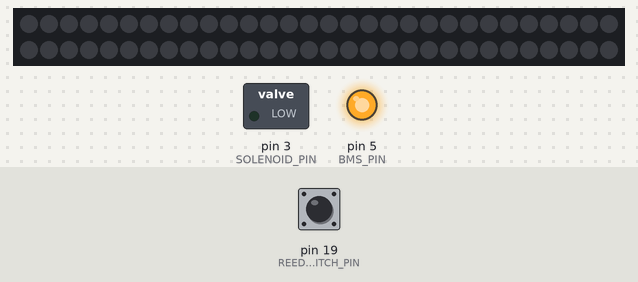
Simulated run of this sketch. Board: Arduino Nano, built with avr-gcc and run on an emulated ATmega328P. Parts: 60 RGB LEDs in strip order, left to right, continuing on the next row, switched loads named in the sketch (green lamp = pin HIGH), output pins drawn as LEDs (lit = HIGH). The test bench sets the inputs (shaded band); at power-on: pin 19 (REED_SWITCH_PIN) HIGH. Pins used as bus, display or sensor lines are not drawn; what the sketch prints to the serial monitor is not drawn.

Above: at 0.1 s.
At 2.6 s:
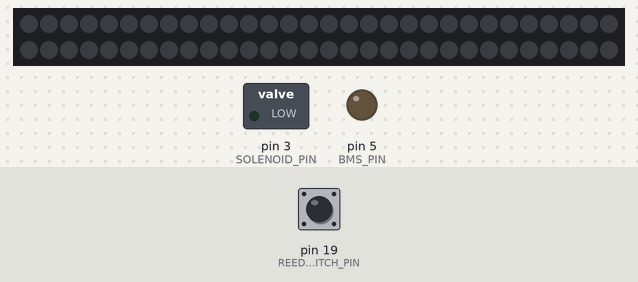
Timing chart, 0 to 4.1 s (numbered marks = the images above):
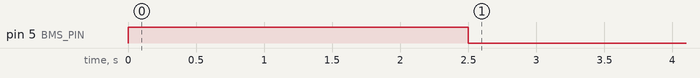

The sketch:

CAN_arduino_nano.ino
```cpp
// ------ IMPORTATION OF LIBRARIES ------
#include <SPI.h>
#include <mcp2515.h>
#include <Adafruit_NeoPixel.h>

// MCP2515 ARDUINO NANO CONNECTIONS
// VCC → 5v
// GND → GND
// CS (battery) → D10
// CS (network) → D9
// SO → D12
// SI → D11
// SCK → D13
// INT → D2


typedef struct
{
  uint8_t data[11][8];
  const uint32_t CAN_IDS[11] = {2550245121, 2550310657, 2550376193, 2550441729, 2550507265,
                                2550572801, 2550638337, 2550703873, 2550769409, 2550834945, 2550900481};


} Battery;


//--------- MAIN MODULE VARS -----------
/*
 MODULE_NUM : Number assigned to the current module.

 COMMON_ID : Raspberry Pi ID. From it, all other module IDs are constructed. Also, it carries
             all instructions from the Raspberry Pi.

 MODULE_ID : ID of current module. It is used to send the data in the 'module_state' vector
             over the global CAN network.

 module_state[0] : Pack voltage       (RESOLVING POWER: 0.196 V/bit,   OFFSET: 0V,  VALUE RANGE: 0-50V)
 module_state[1] : Pack current       (RESOLVING POWER: 0.0784 A/bit,  OFFSET: 0A,  VALUE RANGE: 0-20A)
 module_state[2] : SOC                (RESOLVING POWER: 1 %/bit,       OFFSET: 0%,  VALUE RANGE: 0-100%)
 module_state[3] : Num. Faults        (VALUE RANGE: 0-29)
 module_state[4] : BMS state          (0 : ON,   1 : OFF)
 module_state[5] : Solenoid state     (0 : OFF,  1 : ON)
 module_state[6] : Reed-Switch state  (0 : OPEN, 1 : CLOSED)
 module_state[7] : LED-strip state    (0 : OFF,  1 : RED,  2 : GREED,  3 : BLUE,  4 : PURPLE)
*/
const uint8_t MODULE_NUM = 1;
const uint32_t COMMON_ID = 2550245121;
const uint32_t MODULE_ID = COMMON_ID - MODULE_NUM;
uint8_t module_state[8] = {0,0,0,0,0,0,0,0};


// (0)--------- AUXILIARY FUNCS -----------(0)
/*
 combineBytes: Combine bytes using little endian ordering,
               where 'byte0' is the least significant byte.
*/

int combineBytes(uint8_t byte0, uint8_t byte1)
{
  uint16_t combinedValue = byte0 | (byte1 << 8);
  return int(combinedValue);
}


// (1) ---------- BATTERY MANAGMENT SYSTEM (BMS) : VARS AND FUNCS ----------- (1)
/*
 BMS_PIN : Arduino pin in charge of the BMS control signal.

 set_battery_bms_state: Activates or deactivates the battery BMS on command
                        and updates the module_state[4] variable,
                        which is the variable corresponding to battery BMS
                        state.
*/

const int BMS_PIN = 5;
void set_battery_bms_state(uint8_t state)
{
  digitalWrite(BMS_PIN, state);
  module_state[4] = state;
}


// (2) ---------- SOLENOID: VARS AND FUNCS ----------- (2)
/*
 SOLENOID_PIN : Arduino pin in charge of the solenoid control signal.

 set_solenoid_state: Activates or deactivates the solenoid in order to
                     lock or unlock the battery from station. It also
                     updates the module_state[5] variable, which is the
                     variable corresponding to battery solenoid state.
*/


const int SOLENOID_PIN = 3;
void set_solenoid_state(uint8_t state)
{
  if(state == 0){
  digitalWrite(SOLENOID_PIN, 0);
  module_state[5] = 0;

  }else if(state == 1){
  analogWrite(SOLENOID_PIN, 130);
  module_state[5] = 1;
  }
}


// (3) ---------- REED SWITCH: VARS AND FUNCS ----------- (3)
/*
 REED_SWITCH_PIN : Arduino pin attached to reed switch.

 read_and_update_reed_switch_state: Reads the state of the reed switch. if equal to 1, that means
                                    the battery is inside its slot. If equal to 0, it means it's
                                    not. It also updates the module_state[6] variable, which is the
                                    variable corresponding to reed switch state.
*/
const int REED_SWITCH_PIN = 19;
void read_and_update_reed_switch_state()
{
  module_state[6] = 1 - digitalRead(REED_SWITCH_PIN);
}


// (4) ---------- LED STRIP: VARS AND FUNCS ----------- (4)
/*
set_strip_color : Set color of whole LED strip, based on the RGB values
                  passed to the function. These RGB values go from 0 to 255.

set_strip_state : Set the state of the LED strip, from one of the predefined
                  states. There are 5 predefined states: Off', 'Red', 'Green',
                  'Blue' and 'Purple'.
*/

const int LED_STRIP_DIN_PIN = 6;
const int NUM_LEDS_IN_STRIP = 60;
Adafruit_NeoPixel strip(NUM_LEDS_IN_STRIP, LED_STRIP_DIN_PIN, NEO_GRB + NEO_KHZ800);

void set_strip_color(uint8_t red, uint8_t green, uint8_t blue)
{
  for (int i = 0; i < NUM_LEDS_IN_STRIP; i++){strip.setPixelColor(i, red, green, blue);}
  strip.show();
}

void set_strip_state(uint8_t state)
{
  switch (state)
  {
  case 0: //STRIP IS TURNED OFF.
    set_strip_color(0, 0, 0);
    module_state[7] = 0;
    break;
  case 1: //STRIP TURNS RED.
    set_strip_color(100, 0, 0);
    module_state[7] = 1;
    break;
  case 2: //STRIP TURNS GREEN.
    set_strip_color(0, 100, 0);
    module_state[7] = 2;
    break;
  case 3: //STRIP TURNS BLUE.
    set_strip_color(0, 0, 100);
    module_state[7] = 3;
    break;
  case 4: //STRIP TURNS PURPLE.
    set_strip_color(60, 0, 100);
    module_state[7] = 4;
    break;
  }
}


// (5.1) ---------- CAN NETWORK : VARS ----------- (5.1)
/*
LOCAL_CAN_CS_PIN : Arduino pin connected to the Chip Select Pin (CS) of
                   the MCP2515 module connected to the local network.

GLOBAL_CAN_CS_PIN : Arduino pin connected to the Chip Select Pin (CS) of
                    the MCP2515 module connected to the global network.

canMsg_local  : Struct for storing all message data coming from the local network.

canMsg_global : Struct for storing all message data coming from the local network.

mcp2515_local  : Class for controlling the MCP2515 module connected to the local network.

mcp2515_global : Class for controlling the MCP2515 module connected to the global network.
*/
const int LOCAL_CAN_CS_PIN = 10;
const int GLOBAL_CAN_CS_PIN = 9;

struct can_frame canMsg_local;
struct can_frame canMsg_global;

MCP2515 mcp2515_local(LOCAL_CAN_CS_PIN);
MCP2515 mcp2515_global(GLOBAL_CAN_CS_PIN);


uint8_t battery_data[11][8];
const uint32_t BATTERY_DATA_IDS[11] = {2550245121, 2550310657, 2550376193, 2550441729, 2550507265,
                                       2550572801, 2550638337, 2550703873, 2550769409, 2550834945, 2550900481};

unsigned long send_battery_data_timer;
const int BATTERY_DATA_TRANSMISSION_PERIOD = 10000; //[ms]

unsigned long send_module_state_timer;
const int MODULE_STATE_TRANSMISSION_PERIOD = 500; //[ms]

unsigned long battery_connection_timer;
const int BATTERY_CONNECTION_TIMEOUT = 30000; //[ms]

unsigned long bms_reset_timer;
const int BMS_RESET_DURATION = 2000; //[ms]

// (5.2) ---------- CAN NETWORK : FUNCS ----------- (5.2)
/*
send_battery_data_from_local_to_global_network_and_update_module_states :
                  Read battery data from the local CAN network, use it to
                  update the module state (specifically, voltage, current, SOC
                  and Faults) and then said the read (unaltered) data over to
                  the global CAN network.

send_module_states_to_global_network :
                  Sends the most updated version of the module states over
                  the global CAN network.

set_module_states_from_global_network :
                 Read commands from the global network and execute them.
                 The Raspberry Py sends commands over the global network.
                 This function reads them and executes them by updating the
                 module state.
*/


void send_battery_data_to_global_network()
{
  for (int i = 0; i <= 11; i++){
    canMsg_global.can_id = BATTERY_DATA_IDS[i] + MODULE_NUM;
    canMsg_global.can_dlc = 8;
    for (int j = 0; j <= 7; j++){
      canMsg_global.data[j] = battery_data[i][j];
    }
    mcp2515_global.sendMessage(&canMsg_global);
  }
  send_battery_data_timer = millis();
}


void update_module_state_from_battery_data()
{
  float pack_voltage = 0.1* combineBytes(battery_data[0][0], battery_data[0][1]);
  float pack_current = 0.1*(combineBytes(battery_data[0][2], battery_data[0][3]) - 32000);
  int soc            = battery_data[0][4];
  int num_faults = 0;
  for(int j = 0; j <= 7; j++){num_faults += bitRead(battery_data[0][5], j);}
  for(int j = 0; j <= 7; j++){num_faults += bitRead(battery_data[0][6], j);}
  for(int j = 0; j <= 7; j++){num_faults += bitRead(battery_data[0][7], j);}
  for(int j = 0; j <= 7; j++){num_faults += bitRead(battery_data[1][0], j);}
  for(int j = 0; j <= 7; j++){num_faults += bitRead(battery_data[1][1], j);}

  module_state[0] = uint8_t(map(pack_voltage, 0, 50, 0, 255));
  module_state[1] = uint8_t(map(pack_current, 0, 20, 0, 255));
  module_state[2] = uint8_t(soc);
  module_state[3] = uint8_t(num_faults);

}

void send_module_states_to_global_network()
{
  read_and_update_reed_switch_state();
  update_module_state_from_battery_data();
  canMsg_global.can_id = MODULE_ID;
  canMsg_global.can_dlc = 8;
  for (int j = 0; j <= 7; j++){
    canMsg_global.data[j] = module_state[j];
  }
  mcp2515_global.sendMessage(&canMsg_global);
  send_module_state_timer = millis();
}


void set_module_states_from_global_network()
{
  if (mcp2515_global.readMessage(&canMsg_global) == MCP2515::ERROR_OK && !Serial.available()){
    if(canMsg_global.can_id == COMMON_ID && canMsg_global.data[0] == MODULE_NUM){
      set_battery_bms_state(canMsg_global.data[1]);
      set_solenoid_state(canMsg_global.data[2]);
      set_strip_state(canMsg_global.data[3]);
    }
  }
}


void setup() {
  // put your setup code here, to run once:

  pinMode(BMS_PIN, OUTPUT);
  pinMode(SOLENOID_PIN, OUTPUT);
  pinMode(REED_SWITCH_PIN, INPUT_PULLUP);
  pinMode(LED_STRIP_DIN_PIN, OUTPUT);


  strip.begin();
  while (!Serial);
  Serial.begin(9600);
  SPI.begin();


  set_battery_bms_state(1);
  delay(2500);
  set_battery_bms_state(0);
  read_and_update_reed_switch_state();
  set_solenoid_state(0);
  set_strip_state(0);


  mcp2515_local.reset();
  mcp2515_global.reset();

  // The battery BMS has a baud rate of 250 kbps according
  // to the DataSheet sent by the Chinese.
  // The MCP2515 arduino module, has  an 8MHz clock.
  mcp2515_local.setBitrate(CAN_250KBPS, MCP_8MHZ);
  mcp2515_global.setBitrate(CAN_250KBPS, MCP_8MHZ);

  mcp2515_local.setNormalMode();
  mcp2515_global.setNormalMode();


  send_battery_data_timer = millis();
  send_module_state_timer = millis();
  battery_connection_timer = millis();
}


void loop() {

Serial.println(bitRead(225, 5));

}


// --- DEBUGGING FUNCTIONS ---

void visualize_global_network()
{
  if (mcp2515_global.readMessage(&canMsg_global) == MCP2515::ERROR_OK && !Serial.available()){
    Serial.print(canMsg_global.can_id);
    Serial.print(",");
    Serial.print(canMsg_global.data[0]);
    Serial.print(",");
    Serial.print(canMsg_global.data[1]);
    Serial.print(",");
    Serial.print(canMsg_global.data[2]);
    Serial.print(",");
    Serial.print(canMsg_global.data[3]);
    Serial.print(",");
    Serial.print(canMsg_global.data[4]);
    Serial.print(",");
    Serial.print(canMsg_global.data[5]);
    Serial.print(",");
    Serial.print(canMsg_global.data[6]);
    Serial.print(",");
    Serial.print(canMsg_global.data[7]);
    Serial.println(",");
    Serial.println("--------------------------");
  }
}


void visualize_local_network()
{
  if (mcp2515_local.readMessage(&canMsg_local) == MCP2515::ERROR_OK && !Serial.available()){
    Serial.print(canMsg_local.can_id);
    Serial.print(",");
    Serial.print(canMsg_local.data[0]);
    Serial.print(",");
    Serial.print(canMsg_local.data[1]);
    Serial.print(",");
    Serial.print(canMsg_local.data[2]);
    Serial.print(",");
    Serial.print(canMsg_local.data[3]);
    Serial.print(",");
    Serial.print(canMsg_local.data[4]);
    Serial.print(",");
    Serial.print(canMsg_local.data[5]);
    Serial.print(",");
    Serial.print(canMsg_local.data[6]);
    Serial.print(",");
    Serial.print(canMsg_local.data[7]);
    Serial.println(",");
    Serial.println("--------------------------");
  }
}
```
